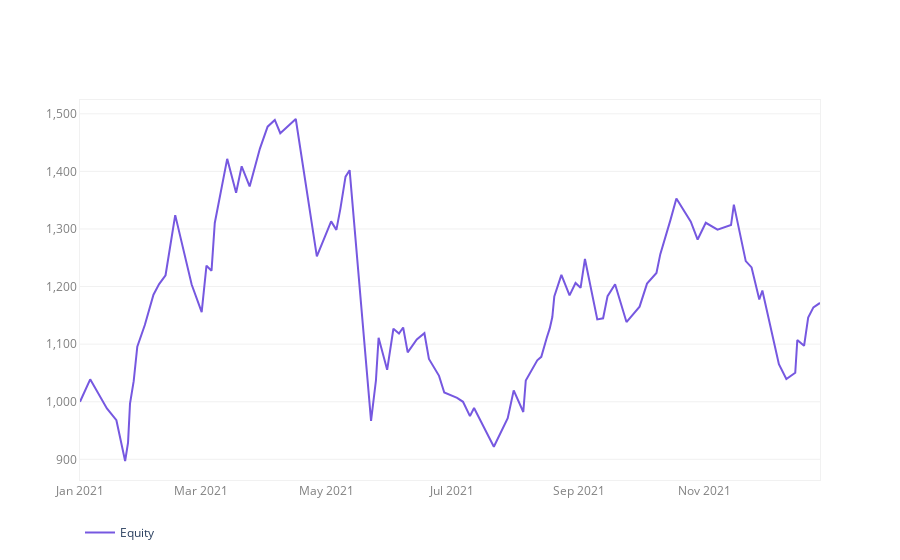

Notebook source saved alongside this figure:
### Code cell
test_report.equity_graph.show()
